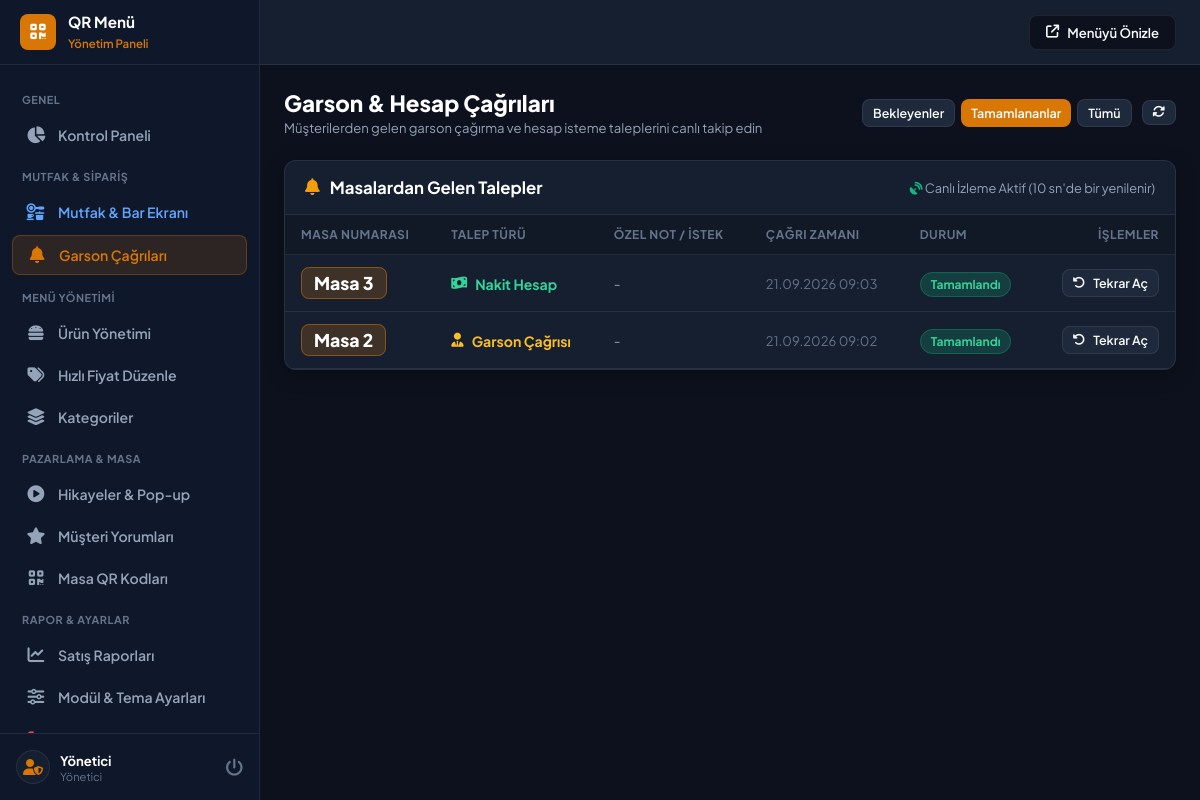
Page /admin/waiter-calls.php?status=completed (signed in) on the earlier database version.
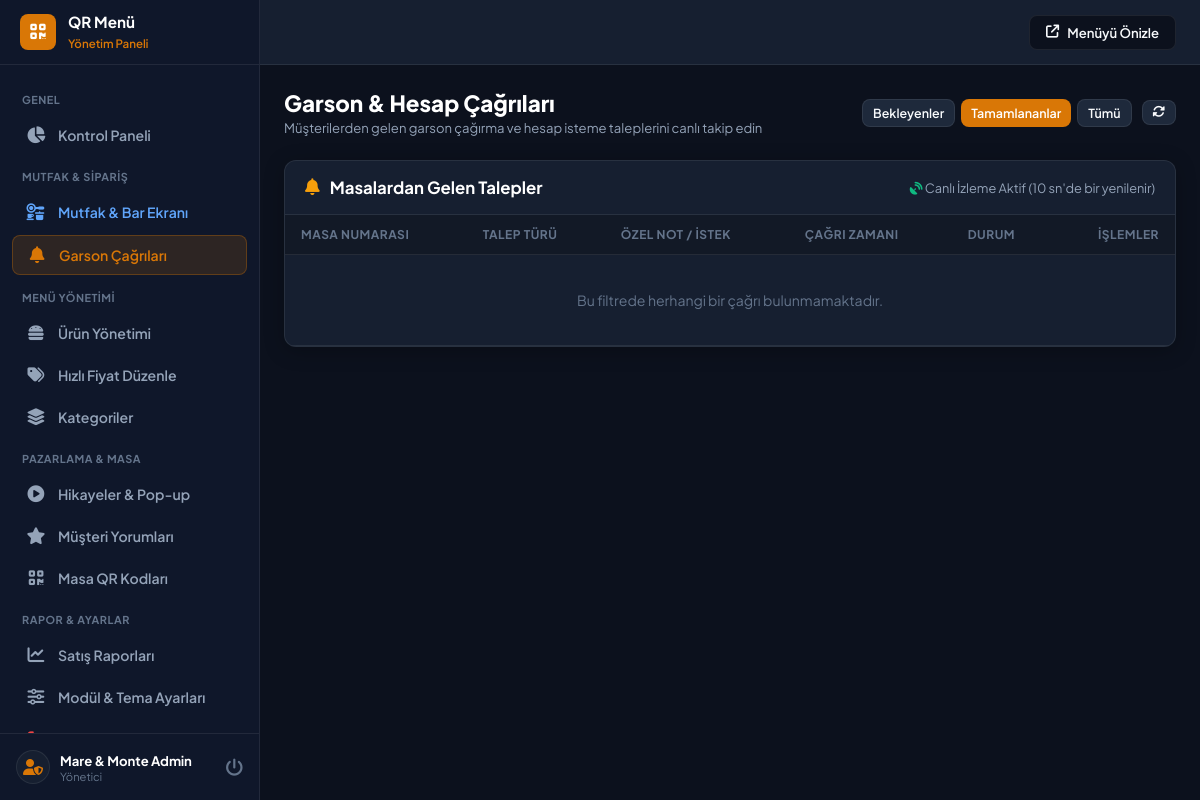
Same page on the later database version.
### tables this page shows
CREATE TABLE waiter_calls (
        id INTEGER PRIMARY KEY AUTOINCREMENT,
        table_number VARCHAR(50) NOT NULL,
        call_type VARCHAR(50) DEFAULT 'waiter',
        note TEXT,
        status VARCHAR(30) DEFAULT 'pending',
        created_at DATETIME DEFAULT CURRENT_TIMESTAMP
    );

### config.php (called while the page is built, shortened)
<?php
function clean($data) {
    return htmlspecialchars(trim((string)$data), ENT_QUOTES, 'UTF-8');
}

### admin/waiter-calls.php (the view, shortened to what the changed rows need)
<?php
require_once __DIR__ . '/header.php';
$filterStatus = clean($_GET['status'] ?? 'pending');
$query = "SELECT * FROM waiter_calls";
if ($filterStatus !== 'all') {
    $query .= " WHERE status = " . $pdo->quote($filterStatus);
}
$query .= " ORDER BY id DESC LIMIT 50";
$calls = $pdo->query($query)->fetchAll();
?>
<div class="page-header">
    <div class="page-title">
        <h1>Garson & Hesap Çağrıları</h1>
    </div>
</div>
<div class="card">
    <div class="card-body" style="padding: 0;">
        <div class="table-responsive">
            <table class="admin-table">
                <thead>
                    <tr>
                        <th>Masa Numarası</th>
                        <th>Talep Türü</th>
                        <th>Özel Not / İstek</th>
                        <th>Çağrı Zamanı</th>
                        <th>Durum</th>
                        <th style="text-align: right;">İşlemler</th>
                    </tr>
                </thead>
                <tbody id="callsTableBody">
                    <?php if (empty($calls)): ?>
                        <tr>
                            <td colspan="6" style="text-align: center; padding: 36px; color: var(--text-dim);">
                                Bu filtrede herhangi bir çağrı bulunmamaktadır.
                            </td>
                        </tr>
                    <?php else: ?>
                        <?php foreach ($calls as $call):
                            $typeLabel = 'Garson Çağrısı';
                            $typeIcon = 'fa-user-tie';
                            $typeColor = '#fbbf24';
                            if ($call['call_type'] === 'card_bill') {
                                $typeLabel = 'Kredi Kartı ile Hesap';
                                $typeIcon = 'fa-credit-card';
                                $typeColor = '#60a5fa';
                            } elseif ($call['call_type'] === 'cash_bill') {
                                $typeLabel = 'Nakit Hesap';
                                $typeIcon = 'fa-money-bill-wave';
                                $typeColor = '#34d399';
                            } elseif ($call['call_type'] === 'custom') {
                                $typeLabel = 'Özel İstek';
                                $typeIcon = 'fa-comment-dots';
                                $typeColor = '#c084fc';
                            }
                        ?>
                            <tr id="row-call-<?php echo $call['id']; ?>">
                                <td>
                                    <span style="font-size: 1.1rem; font-weight: 800; color: #fff; background: rgba(217, 119, 6, 0.2); padding: 4px 12px; border-radius: var(--radius-sm); border: 1px solid var(--border-focus);">
                                        Masa <?php echo htmlspecialchars($call['table_number']); ?>
                                    </span>
                                </td>
                                <td>
                                    <span style="display: inline-flex; align-items: center; gap: 8px; font-weight: 700; color: <?php echo $typeColor; ?>;">
                                        <i class="fas <?php echo $typeIcon; ?>"></i>
                                        <?php echo $typeLabel; ?>
                                    </span>
                                </td>
                                <td style="color: var(--text-muted); font-size: 0.85rem;">
                                    <?php echo htmlspecialchars($call['note'] ?: '-'); ?>
                                </td>
                                <td style="font-size: 0.82rem; color: var(--text-dim);">
                                    <?php echo date('d.m.Y H:i', strtotime($call['created_at'])); ?>
                                </td>
                                <td>
                                    <?php if ($call['status'] === 'pending'): ?>
                                        <span style="background: rgba(239, 68, 68, 0.2); color: #f87171; border: 1px solid rgba(239,68,68,0.3); padding: 4px 10px; border-radius: 999px; font-size: 0.75rem; font-weight: 700;">
                                            Bekliyor
                                        </span>
                                    <?php else: ?>
                                        <span style="background: rgba(16, 185, 129, 0.2); color: #34d399; border: 1px solid rgba(16,185,129,0.3); padding: 4px 10px; border-radius: 999px; font-size: 0.75rem; font-weight: 700;">
                                            Tamamlandı
                                        </span>
                                    <?php endif; ?>
                                </td>
                                <td style="text-align: right;">
                                    <?php if ($call['status'] === 'pending'): ?>
                                        <button type="button" class="btn btn-success btn-sm" onclick="changeStatus(<?php echo $call['id']; ?>, 'completed')">
                                            <i class="fas fa-check"></i> Tamamla
                                        </button>
                                    <?php else: ?>
                                        <button type="button" class="btn btn-secondary btn-sm" onclick="changeStatus(<?php echo $call['id']; ?>, 'pending')">
                                            <i class="fas fa-rotate-left"></i> Tekrar Aç
                                        </button>
                                    <?php endif; ?>
                                </td>
                            </tr>
                        <?php endforeach; ?>
                    <?php endif; ?>
                </tbody>
            </table>
        </div>
    </div>
</div>
<?php require_once __DIR__ . '/footer.php'; ?>

### admin/header.php (shortened to what the changed rows need)
<?php
$adminName = $_SESSION['admin_name'] ?? 'Yönetici';
?>
<!DOCTYPE html>
<html lang="tr">
<head>
    <link rel="stylesheet" href="https://cdnjs.cloudflare.com/ajax/libs/font-awesome/6.4.0/css/all.min.css">
    <link rel="stylesheet" href="../assets/css/admin.css">
</head>
<body>
    <aside class="admin-sidebar" id="adminSidebar">
        <div class="sidebar-header">
            <div class="sidebar-brand-text">
                <h2>QR Menü</h2>
            </div>
        </div>
        <div class="sidebar-footer">
            <div class="admin-profile">
                <div>
                    <div class="admin-name"><?php echo htmlspecialchars($adminName); ?></div>
                    <div class="admin-role">Yönetici</div>
                </div>
            </div>
        </div>
    </aside>
    <div class="admin-main">
        <main class="admin-content">

Differences in the rows shown:
removed waiter_calls: table_number "3", call_type "Nakit Hesap", note "-", created_at "21.09.2026 09:03", status "Tamamlandı"
removed waiter_calls: table_number "2", typeLabel "Garson Çağrısı", note "-", created_at "21.09.2026 09:02", status "Tamamlandı"
Other differences:
$adminName: "Yönetici" → "Mare & Monte Admin"
text now shown: "Bu filtrede herhangi bir çağrı bulunmamaktadır."
